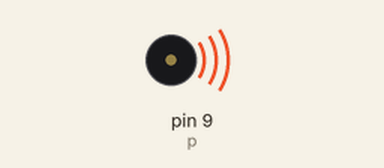
Simulated run of this sketch. Board: Arduino Uno, built with avr-gcc and run on an emulated ATmega328P. Parts: buzzer (waves = sounding).

Above: at 0.3 s.
At 7.92 s:
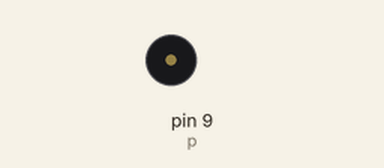
Timing chart, 0 to 13.7 s (numbered marks = the images above):
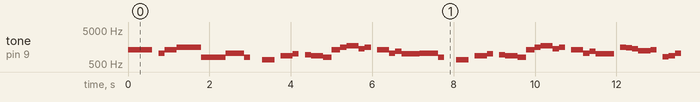

Measured:
- by itself, tone on pin 9 (p): plays 1318 Hz for 0.60 s, 1046 Hz for 0.15 s, 1318 Hz for 0.30 s, 1568 Hz for 0.60 s, 784 Hz for 0.60 s, 1046 Hz for 0.45 s … (428 notes in this stretch)

The sketch:

sketch_super_mario.ino
```cpp
const byte p = 9;
const byte COUNT_NOTES = 75;
int frequences [COUNT_NOTES] = {
1318, 1318, 1318, 1046, 1318, 1568, 784,
1046, 784, 659, 880, 987, 932, 880, 784,
1318, 1568, 1750, 1396, 1568, 1318, 1046, 1174, 987,
1046, 784, 659, 880, 987, 932, 880,
784, 1318, 1568, 1750, 1396, 1568, 1318, 1046, 1174, 987,
1568, 1480, 1396, 1244, 1318, 830, 880, 1046, 880, 1046, 1174,
0, 1568, 1480, 1396, 1244, 1318, 2093, 2093, 2093,
1568, 1480, 1396, 1244, 1318, 830, 880, 1046, 880, 1046, 1174, 1244, 1174, 1046
};
int durations [COUNT_NOTES] = {
150, 300, 150, 150, 300, 600, 600,
450, 150, 300, 300, 150, 150, 300, 210,
210, 150, 300, 150, 150, 300, 150, 150, 450,
450, 150, 300, 300, 150, 150, 300,
210, 210, 150, 300, 150, 150, 300, 150, 150, 450,
150, 150, 150, 300, 150, 150, 150, 150, 150, 150, 150,
0, 150, 150, 150, 300, 150, 300, 150, 600,
150, 150, 150, 300, 150, 150, 150, 150, 150, 150, 150, 300, 450, 600
};
int delays[COUNT_NOTES] = {
150, 300, 300, 150, 300, 600, 600,
450, 450, 450, 300, 300, 150, 300, 210,
210, 150, 300, 150, 300, 300, 150, 150, 450,
450, 450, 450, 300, 300, 150, 300,
210, 210, 150, 300, 150, 300, 300, 150, 150, 600,
150, 150, 150, 300, 300, 150, 150, 300, 150, 150, 150,
300, 150, 150, 150, 300, 300, 300, 150, 600,
150, 150, 150, 300, 300, 150, 150, 300, 150, 150, 450, 450, 450, 1200
};
void setup() {
  pinMode(p, OUTPUT);
}

 void loop() {
  for (int i = 0; i < COUNT_NOTES; i++ ) {
    tone (p, frequences[i], durations[i]);

delay (delays[i]);
noTone (p);
 }
 }
```
